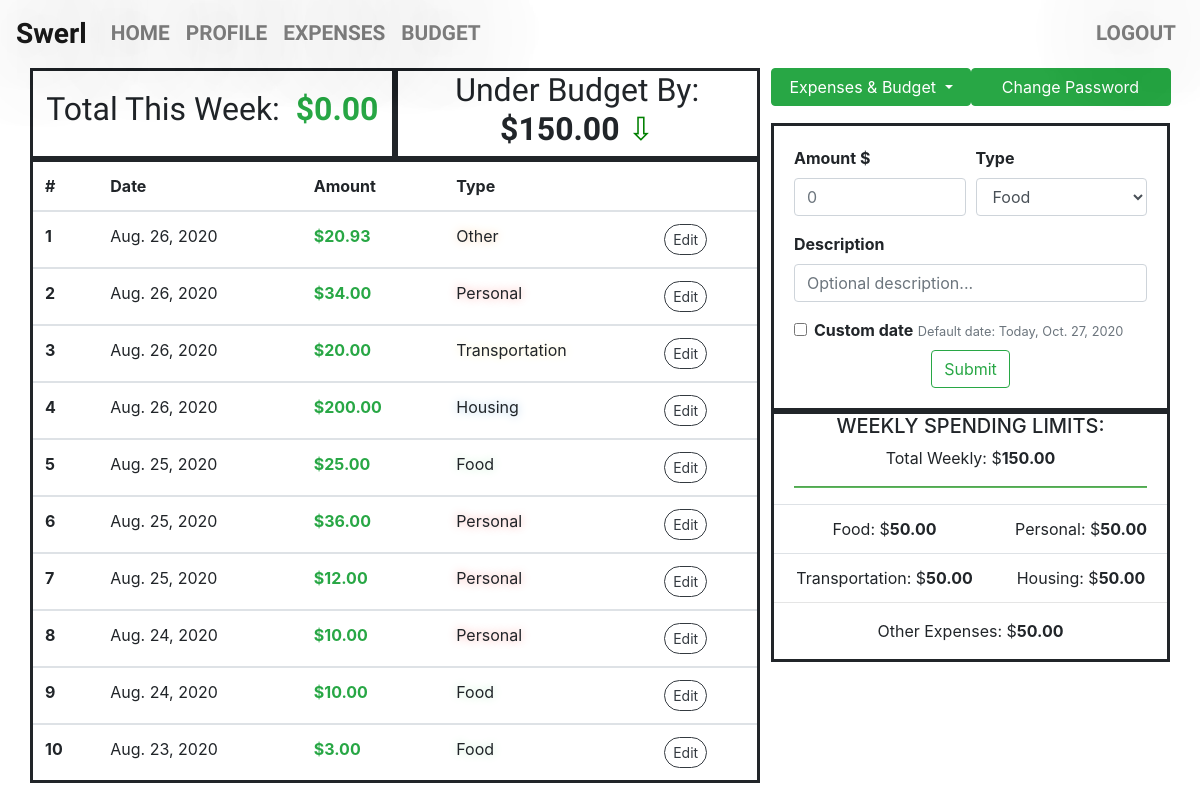
Before: /profile/ (signed in) with the older database file.
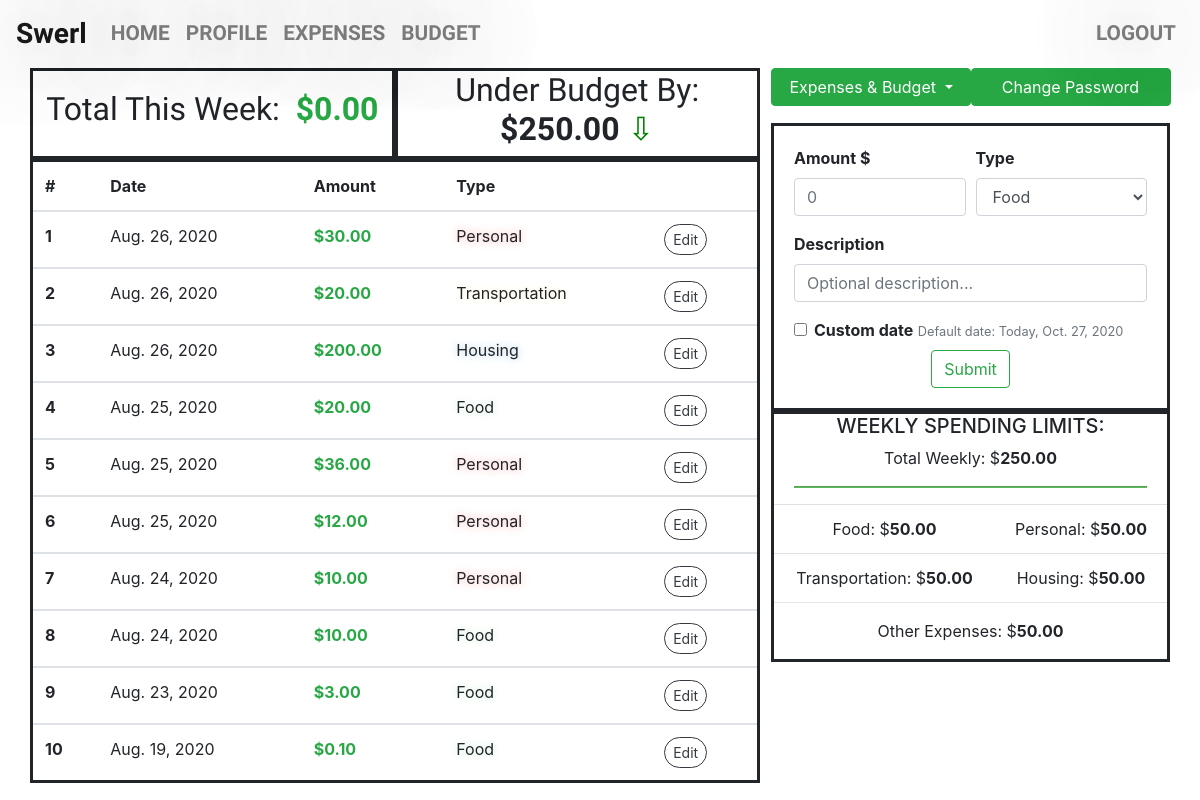
After: the same page with the newer database file.
### expenses/models.py (models this page shows, shortened)
class Expense(models.Model):
    amount = models.DecimalField(max_digits=11, decimal_places=2)
    expense_date = models.DateField(default=datetime.now, blank=True)
    description = models.CharField(max_length=100, blank=True)
    expense_type = models.CharField(max_length=100)
    author = models.ForeignKey(settings.AUTH_USER_MODEL, on_delete=models.CASCADE)

### budget/models.py (models this page shows, shortened)
class Budget(models.Model):
    weekly_spending_total = models.DecimalField(max_digits=11, decimal_places=2)
    weekly_food = models.DecimalField(max_digits=11, decimal_places=2)
    weekly_personal = models.DecimalField(max_digits=11, decimal_places=2)
    weekly_transportation = models.DecimalField(max_digits=11, decimal_places=2)
    weekly_housing = models.DecimalField(max_digits=11, decimal_places=2)
    weekly_other = models.DecimalField(max_digits=11, decimal_places=2)
    author = models.ForeignKey(settings.AUTH_USER_MODEL, on_delete=models.CASCADE)

### swerl_profile/views.py (the view)
# urls.py: path("profile/", profile_page, name="profile_page"),
def profile_page(request):
    if request.user.username:
        author_id = request.user.id
        user_expenses = Expense.objects.filter(author=author_id).order_by("-expense_date")[:10]
        user_budgets = Budget.objects.filter(author=author_id).last()
        user_name = request.user.username
        current_wk = datetime.now().isocalendar()[1]
        current_yr = datetime.now().isocalendar()[0]
        wk_expenses_tuple = Expense.objects.filter(
            author=author_id).filter(expense_date__year=current_yr).filter(
            expense_date__week=current_wk).aggregate(Sum("amount"))
        wk_expenses = wk_expenses_tuple["amount__sum"]
        if wk_expenses is None:
            wk_expenses = 0
        if user_budgets is None:
            budget_difference = 0
        else:
            budget_difference = abs(user_budgets.weekly_spending_total - wk_expenses)
        context = {
            "user_expenses": user_expenses,
            "user_name": user_name,
            "current_date": datetime.now().date(),
            "user_budgets": user_budgets,
            "wk_expenses": wk_expenses,
            "budget_difference": budget_difference,
        }
        return render(request, "swerl_profile/swerl_profile.html", context)
    else:
        return HttpResponseRedirect("/signup")

### templates/swerl_profile/swerl_profile.html (shortened to what this page needs)
{% extends "base.html" %}
{% block html %}
<html lang="en">
{% endblock html %}
{% block content %}
<div class="div_box_frame div_flex_equal_column"  style="padding: 30px; padding-top: 0px;">
        <div style="width: 65%; max-height: 90%; margin-right: 1%;">
            <div style="width: 100%; display: flex; background: white;">
                <div class="div_small_box">
                    {% if wk_expenses > user_budgets.weekly_spending_total %}
                        <h2>Total This Week: &nbsp; <h2 class="text-danger"> <b>${{ wk_expenses|floatformat:2 }} </b></h2></h2>
                    {% else %}
                        <h2>Total This Week: &nbsp; <h2 class="text-success"> <b>${{ wk_expenses|floatformat:2 }} </b></h2></h2>
                    {% endif %}
                </div>
                <div class="div_small_box">
                    {% if wk_expenses > user_budgets.weekly_spending_total %}
                        <h2 class="h2_arrow_up"> Over Budget By: <b>${{ budget_difference|floatformat:2 }} </b></h2>
                    {% else %}
                        <h2 class="h2_arrow_down">Under Budget By: <b>${{ budget_difference|floatformat:2 }} </b></h2>
                    {% endif %}
                </div>
            </div>
            <div class="table-responsive">
                <table class="table table-hover" style="border: solid; background: white;">
                    <thead>
                    <tr>
                        <th scope="col">#</th>
                        <th scope="col">Date</th>
                        <th scope="col">Amount</th>
                        <th scope="col">Type</th>
                        <th scope="col"></th>
                    </tr>
                    </thead>
                    {% for user_expense in user_expenses %}
                    <tbody>
                        <tr data-toggle="tooltip" title="{{ user_expense.description }}">
                            <th scope="row">
                                {{ forloop.counter }}
                            </th>
                            <td>
                                {{ user_expense.expense_date }}
                            </td>
                            <td class="text-success">
                                <b>${{ user_expense.amount }}</b>
                            </td>
                            {% if user_expense.expense_type == "food" %}
                                <td class="title_case" style="text-shadow: 0 0 10px #C0ECCC;">{{ user_expense.expense_type }}</td>
                            {% elif user_expense.expense_type == "personal" %}
                                <td class="title_case" style="text-shadow: 0 0 10px #F6A8A6;">{{ user_expense.expense_type }}</td>
                            {% elif user_expense.expense_type == "transportation" %}
                                <td class="title_case" style="text-shadow: 0 0 10px #F9F0C1;">{{ user_expense.expense_type }}</td>
                            {% elif user_expense.expense_type == "housing" %}
                                <td class="title_case" style="text-shadow: 0 0 10px #A5C8E4;">{{ user_expense.expense_type }}</td>
                            {% elif user_expense.expense_type == "other" %}
                                <td class="title_case" style="text-shadow: 0 0 10px #F4CDA6;">{{ user_expense.expense_type }}</td>
                            {% endif %}
                            <td>
                                <a class="btn btn-outline-dark btn-sm"
                                   href="{% url 'expenses_paths:update_expense' pk=user_expense.pk %}"
                                   style="border-radius: 20px;">
                                    Edit
                                </a>
                            </td>
                        </tr>
                    </tbody>
                    {% endfor %}
                </table>
            </div>
        </div>
        <div style="width: 35%; max-height: 90%; padding: 0; border:">
            <div style="width: 100%; min-height: 8%; display: flex; margin-bottom: 5px;">
                <div class="text-center" style="width: 50%; height: 100%; padding: 0;">
                      <a class="btn btn-success dropdown-toggle longer_buttons text-center" href="#" role="button"
                         id="dropdownMenuLink" data-toggle="dropdown" aria-haspopup="true" aria-expanded="false">
                          Expenses & Budget
                      </a>
                </div>
                <div class="text-center" style="width: 50%; height: 100%; padding: 0;">
                    <a class="btn btn-success text-center longer_buttons"
                       href="../password-change">Change Password</a>
                </div>
            </div>
            <div style="margin-bottom: auto; min-height: 46%;">
                <form method="POST" action="{% url 'expenses_paths:post_expenses' %}"
                      style="border: solid; padding: 20px; background: white;">
                    <div class="form-row">
                        <div class="form-group col-md-6">
                            <label for="expense_amount"><b>Amount $</b></label>
                            <input class="form-control" id="expense_amount" type="number" min=".01" placeholder="0"
                                   name="expense_amount" step=".01" required>
                        </div>
                        <div class="form-group col-md-6">
                            <label for="expense_type"><b>Type</b></label>
                            <select class="form-control" id="expense_type" name="expense_type">
                                <option value="food">Food</option>
                            </select>
                        </div>
                    </div>
                    <div class="form-group">
                        <label for="expense_description"><b>Description</b></label>
                        <input class="form-control" id="expense_description" type="text"
                               placeholder="Optional description..."
                               name="description">
                    </div>
                    <div class="form-check">
                        <input class="form-check-input" id="expense_date" type="checkbox"
                               name="expense_date" onclick="custom_date_entry()">
                        <label for="expense_date"><b>Custom date</b></label>
                        <small class="text-muted" style="line-height: 80%;">
                            Default date: Today, {{ current_date }}
                        </small>
                    </div>
                    <div class="text-center">
                        <button type="submit" class="btn btn-outline-success">Submit</button>
                    </div>
                </form>
            </div>
            {% if user_budgets is None %}
                <div class="text-center" style="background: white; border: solid; height: 250px;">
                    <h5>WEEKLY SPENDING LIMITS:</h5>
                    <p>Total Weekly: $0.00</p>
                    <hr style="height:1px;background-color:black;width:90%; background-color: #5cb85c;">
                    <br><br>
                    <a class="btn btn-lrg btn-outline-success" href="/expenses/#budget"><b>Set-up Spending Limits</b></a>
                </div>
            {% else %}
                <div class="text-center" style="background: white; border: solid;">
                    <h5>WEEKLY SPENDING LIMITS:</h5>
                    <p>Total Weekly: $<b>{{ user_budgets.weekly_spending_total }} </b></p>
                    <hr style="height:1px;background-color:black;width:90%; background-color: #5cb85c;">
                    <table class="table" style="margin-bottom: 0;">
                        <tbody>
                            <tr>
                                <td>Food: $<b>{{ user_budgets.weekly_food }} </b></td>
                                <td>Personal: $<b>{{ user_budgets.weekly_personal }} </b></td>
                            </tr>
                            <tr>
                                <td>Transportation: $<b>{{ user_budgets.weekly_transportation }} </b></td>
                                <td>Housing: $<b>{{ user_budgets.weekly_housing }} </b></td>
                            </tr>
                        </tbody>
                    </table>
                    <hr style="margin-top: 0;">
                    <p class="text-center">Other Expenses: $<b>{{ user_budgets.weekly_other }} </b></p>
                </div>
            </div>
        {% endif %}
</div>
{% endblock content %}

### templates/base.html (shortened to what this page needs)
<!DOCTYPE html>
{% block html %}<html lang="en">{% endblock html %}
<head>
    <link rel="stylesheet"
          href="https://stackpath.bootstrapcdn.com/bootstrap/4.5.0/css/bootstrap.min.css"
    >
    {% load static %}
    <link rel="stylesheet"
          href="{% static 'css/styles.css' %}"
          type="text/css"
    >
</head>
<body>
    {% block navbar %} {% include "partials/_navbar.html" %} {% endblock navbar %}
    {% block content %}{% endblock content %}
</body>
</html>

### templates/partials/_navbar.html (shortened to what this page needs)
<nav id="navbar-custom" class="navbar navbar-expand-lg navbar-light font-weight-bold">
    <a class="navbar-brand" href="/">Swerl</a>
    <div class="collapse navbar-collapse text-uppercase" id="navbarNav">
        <ul class="navbar-nav mr-auto">
            <li class="nav-item"><a class="nav-link" href="/">Home</a></li>
            <li class="nav-item"><a class="nav-link" href="/profile">Profile</a></li>
            <li class="nav-item"><a class="nav-link" href="/expenses">Expenses</a></li>
            <li class="nav-item"><a class="nav-link" href="/expenses#budget">Budget</a></li>
        </ul>
        <ul class="navbar-nav ml-auto">
            {% if user.is_authenticated %}
                <li class="nav-item">
                    <a class="nav-link" href="/logout">Logout</a>
                </li>
            {% endif %}
        </ul>
    </div>
</nav>

### static/css/styles.css (style rules this page uses)
html, body { margin: 0; padding: 0; height: 100%; width: 100%; }
h2 { font-family: Oswald; text-align: center; }
.h2_arrow_down:after { content: ' \21E9'; color: green; }
.div_box_frame { width: 100%; height: 90%; padding: 0; }
.div_small_box { width: 50%; border: solid; padding: 0; display: flex; justify-content: center; align-items: center; }
.longer_buttons { width: 200px; }
.div_flex_equal_column { display: -webkit-flex; display: flex; flex-direction: row; align-items: stretch; }
#navbar-custom { text-shadow: -1px 0 #f7f7f7, 0 1px #f7f7f7, 1px 0 #f7f7f7, 0 -1px #f7f7f7, 0 0 100px black; font-size: 130%; font-family: Oswald; }
.navbar-brand { font-size: 135%; }
.title_case { text-transform: capitalize; }

Changed rows visible on the page:
removed Expense: expense_date "Aug. 26, 2020", amount "20.93", expense_type "Other"
removed Budget: weekly_spending_total "150.00", weekly_food "50.00", weekly_personal "50.00", weekly_transportation "50.00", weekly_housing "50.00", weekly_other "50.00"
changed Expense (number 1 of 10 on the later page): amount "34.00" → "30.00"
changed Expense (number 4 of 10 on the later page): amount "25.00" → "20.00"
now on this page (row unchanged): Expense: expense_date "Aug. 19, 2020", amount "0.10", expense_type "Food"
added Budget: weekly_spending_total "250.00", weekly_food "50.00", weekly_personal "50.00", weekly_transportation "50.00", weekly_housing "50.00", weekly_other "50.00"
Other visible differences:
{{ budget_difference|floatformat:2 }}: "150.00" → "250.00"
